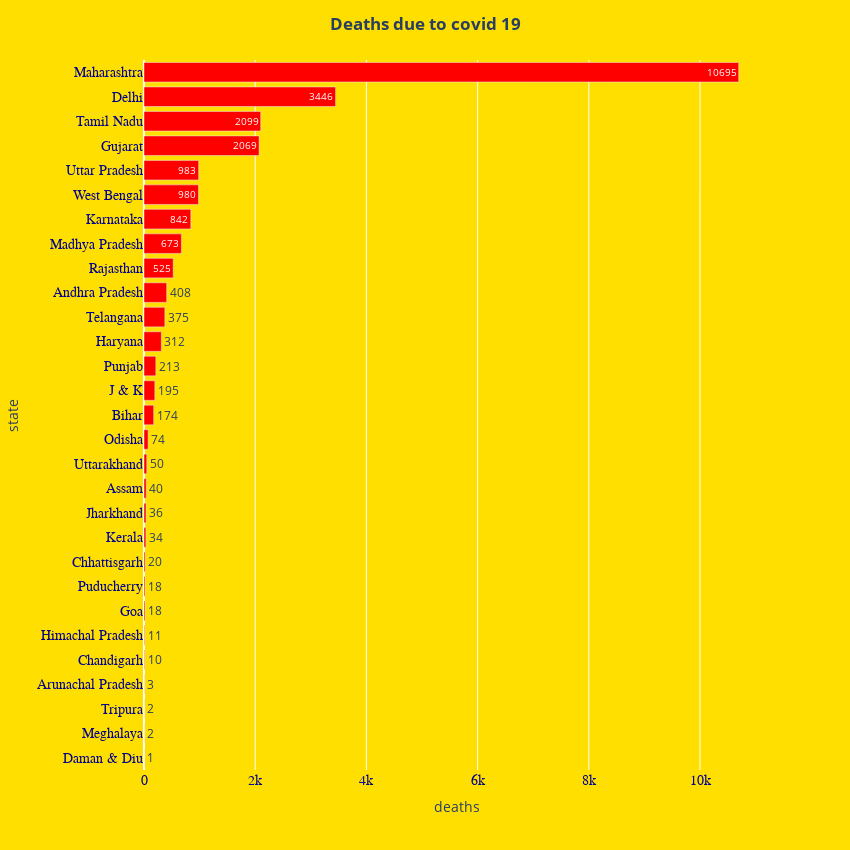

Notebook source saved alongside this figure:
### Code cell
deaths = merged.sort_values('deaths', ascending = True)
deaths = deaths[deaths.deaths > 0 ]
lowd = deaths.head(10)
highd = deaths.tail(10)
fig = px.bar(deaths, x="deaths", y="state", orientation='h', text = 'deaths')
fig.update_layout(
    title_text='<b>Deaths due to covid 19<b>',
    title_x=0.5,
    paper_bgcolor='rgb(255,223,0)',
    plot_bgcolor = "rgb(255,223,0)",
    autosize=False,
    width=850,
    height= 850)
fig.update_traces(marker_color='red')
fig.update_xaxes(tickfont=dict(family='Rockwell', color='darkblue', size=14))
fig.update_yaxes(tickfont=dict(family='Rockwell', color='darkblue', size=14))
fig.show()

### Figure 1 — Plotly figure (JSON) as saved in the notebook; plotly's stock layout.template omitted (floating-point values rounded to 4 significant figures)
{"data": [{"alignmentgroup": "True", "hovertemplate": "deaths=%{text}<br>state=%{y}<extra></extra>", "legendgroup": "", "marker": {"color": "red"}, "name": "", "offsetgroup": "", "orientation": "h", "showlegend": false, "text": [1, 2, 2, 3, 10, 11, 18, 18, 20, 34, 36, 40, 50, 74, 174, 195, 213, 312, 375, 408, 525, 673, 842, 980, 983, 2069, 2099, 3446, 10695], "textposition": "auto", "type": "bar", "x": [1, 2, 2, 3, 10, 11, 18, 18, 20, 34, 36, 40, 50, 74, 174, 195, 213, 312, 375, 408, 525, 673, 842, 980, 983, 2069, 2099, 3446, 10695], "xaxis": "x", "y": ["Daman & Diu", "Meghalaya", "Tripura", "Arunachal Pradesh", "Chandigarh", "Himachal Pradesh", "Goa", "Puducherry", "Chhattisgarh", "Kerala", "Jharkhand", "Assam", "Uttarakhand", "Odisha", "Bihar", "J & K", "Punjab", "Haryana", "Telangana", "Andhra Pradesh", "Rajasthan", "Madhya Pradesh", "Karnataka", "West Bengal", "Uttar Pradesh", "Gujarat", "Tamil Nadu", "Delhi", "Maharashtra"], "yaxis": "y"}], "layout": {"autosize": false, "barmode": "relative", "height": 850, "legend": {"tracegroupgap": 0}, "margin": {"t": 60}, "paper_bgcolor": "rgb(255,223,0)", "plot_bgcolor": "rgb(255,223,0)", "title": {"text": "<b>Deaths due to covid 19<b>", "x": 0.5}, "width": 850, "xaxis": {"anchor": "y", "domain": [0, 1], "tickfont": {"color": "darkblue", "family": "Rockwell", "size": 14}, "title": {"text": "deaths"}}, "yaxis": {"anchor": "x", "domain": [0, 1], "tickfont": {"color": "darkblue", "family": "Rockwell", "size": 14}, "title": {"text": "state"}}}}
